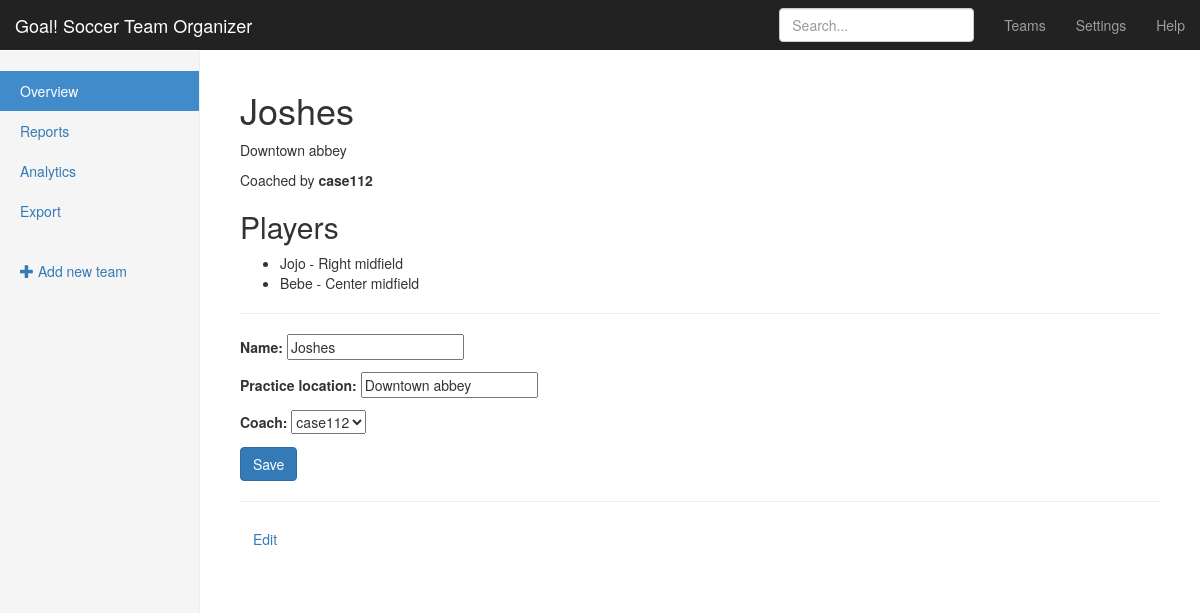
Screenshot of /teams/3/ (signed in) with the database file from the repository.
### teams/models.py (models this page shows, shortened)
class Team(models.Model):
    name = models.CharField(max_length=255)
    coach = models.ForeignKey(User, related_name='teams')
    practice_location = models.CharField(max_length=255)

class Player(models.Model):
    name = models.CharField(max_length=255)
    age = models.PositiveIntegerField()
    position = models.CharField(choices=POSITIONS, max_length=3)
    team = models.ForeignKey(Team, related_name='players')

### teams/views.py (the view)
# urls.py: url(r'^(?P<pk>\d+)/$', views.TeamDetailView.as_view(), name='detail'),
class TeamDetailView(DetailView, UpdateView):
	fields = ('name', 'practice_location', 'coach')
	model = models.Team
	template_name = 'teams/team_detail.html'

### teams/templates/teams/team_detail.html (shortened to what this page needs)
{% extends "teams/_layout.html" %}
{% block body_content %}
<h1>{{ team.name  }}</h1>
<p class="muted">{{ team.practice_location }}</p>
<p>Coached by <strong>{{ team.coach.get_full_name|default:team.coach }}</strong></p>
<h2>Players</h2>
<ul>
{% for player in team.players.all %}
	<li>{{ player.name }} - {{ player.get_position_display }}</li>
{% endfor %}
</ul>
{% if user == team.coach %}
<hr>
<form method="POST">
	{{ form.as_p }}
	<input type="submit" class="btn btn-primary" value="Save">
</form>
{% endif %}
<hr>
<p><a href="{% url 'teams:update' pk=team.pk %}" class="btn">Edit</a></p>
{% endblock %}

### assets/css/goal.css (style rules this page uses)
body { padding-top: 50px; }

### rows the page displays
Team: name "Joshes", practice_location "Downtown abbey", coach.get_full_name "case112", coach "case112"
Player: name "Jojo", position "Right midfield"
Player: name "Bebe", position "Center midfield"
